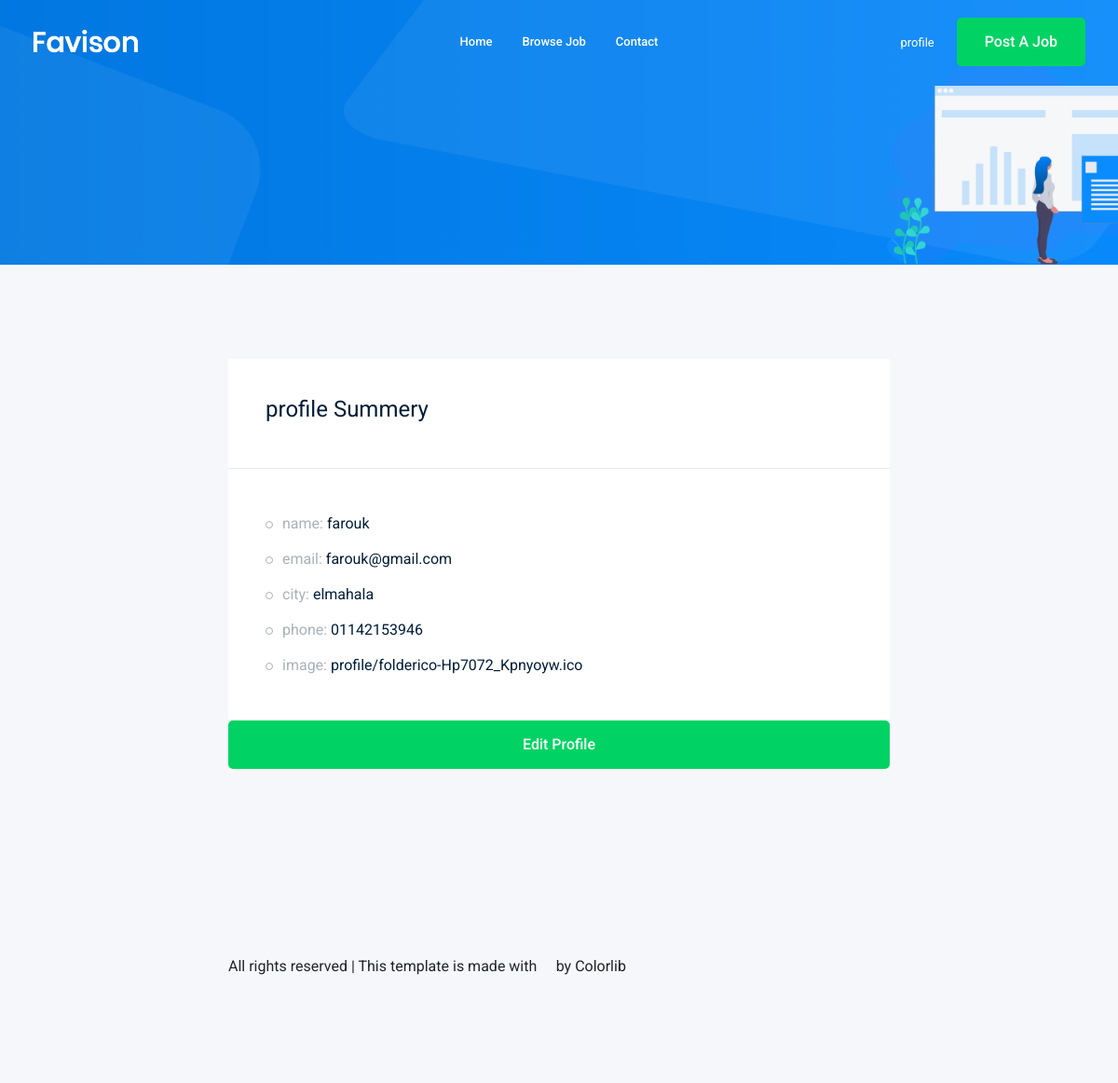
/accounts/profile/ (signed in), run on the app's committed database.
### account/models.py (models this page shows)
class Profile(models.Model):
    user=models.OneToOneField(User,on_delete=models.CASCADE)
    city=models.ForeignKey('City',on_delete=models.CASCADE,null=True,blank=True)
    phone_number=models.CharField(max_length=15)
    image=models.ImageField(upload_to='profile/')
    def __str__(self):
        return str(self.user)

class City(models.Model):
    name=models.CharField(max_length=50)
    def __str__(self):
        return self.name

### account/views.py (the view)
# urls.py: path('profile/',views.profile,name='profile'),
def profile(request):
    profile=Profile.objects.get(user=request.user)
    return render(request,'accounts/profile.html',{'profile':profile})

### account/templates/accounts/profile.html (shortened to what this page needs)
{% extends 'base.html' %}
{% load bootstrap5form %}
{% block body %}
<div class="bradcam_area bradcam_bg_1">
    <div class="container">
        <div class="row">
            <div class="col-xl-12">
            </div>
        </div>
    </div>
</div>
<div class="job_details_area">
    <div class="container">
            <div class="col-lg-8 mx-auto">
                <div class="job_sumary">
                    <div class="summery_header">
                        <h3>profile Summery</h3>
                    </div>
                    <div class="job_content">
                        <ul>
                            <li>name: <span>{{profile}}</span></li>
                            <li>email: <span>{{profile.user.email}}</span></li>
                            <li>city: <span>{{profile.city}}</span></li>
                            <li>phone: <span>{{profile.phone_number}}</span></li>
                            <li>image: <span> {{profile.image}}</span></li>
                        </ul>
                    </div>
                    <a  class="boxed-btn3 w-100" href="{%url 'accounts:profile_edit'%}">Edit profile</a>
                </div>
                    <div class="job_lok_inner">
                        <div id="map" style="height: 200px;"></div>
{% endblock body %}

### data on the page
Profile: user.username "farouk", user.email "farouk@gmail.com", city "elmahala", phone_number "01142153946", image "profile/folderico-Hp7072_Kpnyoyw.ico"
